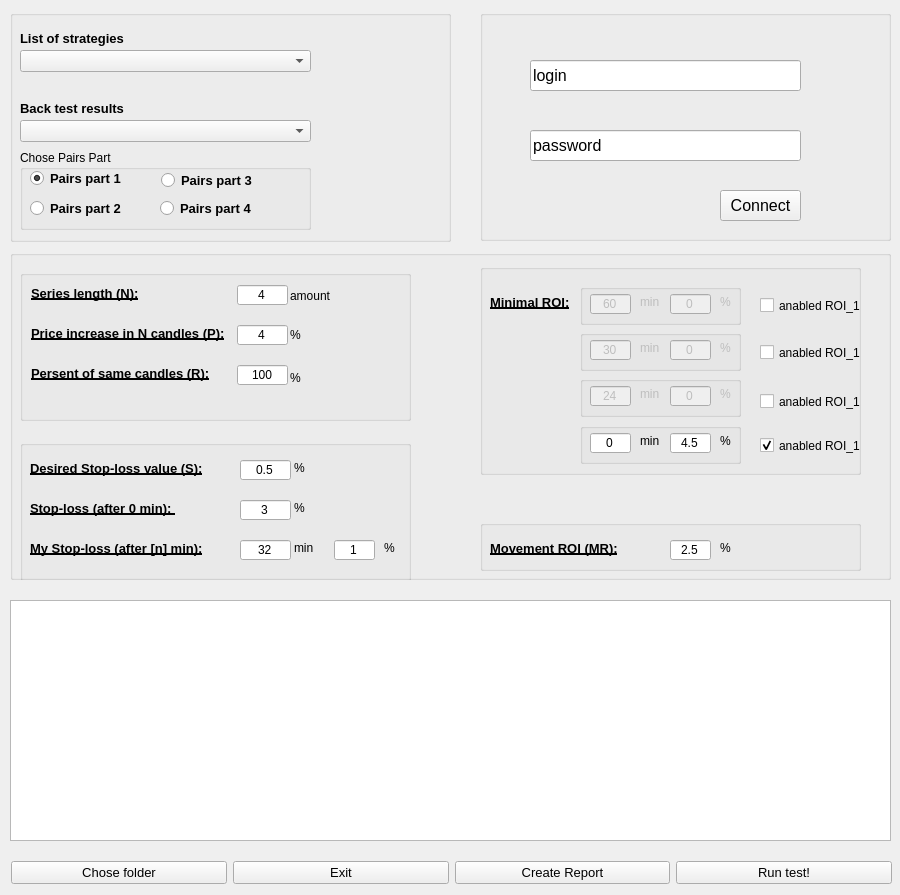
<?xml version="1.0" encoding="UTF-8"?>
<ui version="4.0">
 <class>MainWindow</class>
 <widget class="QMainWindow" name="MainWindow">
  <property name="geometry">
   <rect>
    <x>0</x>
    <y>0</y>
    <width>900</width>
    <height>895</height>
   </rect>
  </property>
  <property name="windowTitle">
   <string>Trading Test</string>
  </property>
  <widget class="QWidget" name="centralwidget">
   <widget class="QListWidget" name="listInfo">
    <property name="geometry">
     <rect>
      <x>10</x>
      <y>600</y>
      <width>881</width>
      <height>241</height>
     </rect>
    </property>
    <property name="horizontalScrollBarPolicy">
     <enum>Qt::ScrollBarAsNeeded</enum>
    </property>
    <property name="sizeAdjustPolicy">
     <enum>QAbstractScrollArea::AdjustIgnored</enum>
    </property>
    <property name="verticalScrollMode">
     <enum>QAbstractItemView::ScrollPerPixel</enum>
    </property>
    <property name="movement">
     <enum>QListView::Free</enum>
    </property>
   </widget>
   <widget class="QGroupBox" name="groupBox">
    <property name="geometry">
     <rect>
      <x>10</x>
      <y>10</y>
      <width>441</width>
      <height>232</height>
     </rect>
    </property>
    <property name="title">
     <string/>
    </property>
    <widget class="QComboBox" name="comboStrategies">
     <property name="geometry">
      <rect>
       <x>10</x>
       <y>40</y>
       <width>291</width>
       <height>22</height>
      </rect>
     </property>
     <property name="currentText">
      <string/>
     </property>
    </widget>
    <widget class="QLabel" name="labelStrategies">
     <property name="geometry">
      <rect>
       <x>10</x>
       <y>20</y>
       <width>141</width>
       <height>16</height>
      </rect>
     </property>
     <property name="font">
      <font>
       <pointsize>10</pointsize>
       <weight>75</weight>
       <bold>true</bold>
      </font>
     </property>
     <property name="text">
      <string>List of strategies</string>
     </property>
    </widget>
    <widget class="QComboBox" name="comboBackTest">
     <property name="geometry">
      <rect>
       <x>10</x>
       <y>110</y>
       <width>291</width>
       <height>22</height>
      </rect>
     </property>
     <property name="currentText">
      <string/>
     </property>
    </widget>
    <widget class="QLabel" name="labelBackTest">
     <property name="geometry">
      <rect>
       <x>10</x>
       <y>90</y>
       <width>171</width>
       <height>16</height>
      </rect>
     </property>
     <property name="font">
      <font>
       <pointsize>10</pointsize>
       <weight>75</weight>
       <bold>true</bold>
      </font>
     </property>
     <property name="text">
      <string>Back test results</string>
     </property>
    </widget>
    <widget class="QGroupBox" name="gbPairsParts">
     <property name="geometry">
      <rect>
       <x>10</x>
       <y>140</y>
       <width>291</width>
       <height>80</height>
      </rect>
     </property>
     <property name="title">
      <string>Chose Pairs Part</string>
     </property>
     <widget class="QRadioButton" name="rbPairsPart1">
      <property name="geometry">
       <rect>
        <x>10</x>
        <y>20</y>
        <width>111</width>
        <height>17</height>
       </rect>
      </property>
      <property name="font">
       <font>
        <pointsize>10</pointsize>
        <weight>75</weight>
        <bold>true</bold>
       </font>
      </property>
      <property name="text">
       <string>Pairs part 1</string>
      </property>
      <property name="checked">
       <bool>true</bool>
      </property>
     </widget>
     <widget class="QRadioButton" name="rbPairsPart3">
      <property name="geometry">
       <rect>
        <x>141</x>
        <y>20</y>
        <width>111</width>
        <height>20</height>
       </rect>
      </property>
      <property name="font">
       <font>
        <pointsize>10</pointsize>
        <weight>75</weight>
        <bold>true</bold>
       </font>
      </property>
      <property name="text">
       <string>Pairs part 3</string>
      </property>
     </widget>
     <widget class="QRadioButton" name="rbPairsPart2">
      <property name="geometry">
       <rect>
        <x>10</x>
        <y>50</y>
        <width>111</width>
        <height>17</height>
       </rect>
      </property>
      <property name="font">
       <font>
        <pointsize>10</pointsize>
        <weight>75</weight>
        <bold>true</bold>
       </font>
      </property>
      <property name="text">
       <string>Pairs part 2</string>
      </property>
     </widget>
     <widget class="QRadioButton" name="rbPairsPart4">
      <property name="geometry">
       <rect>
        <x>140</x>
        <y>50</y>
        <width>111</width>
        <height>17</height>
       </rect>
      </property>
      <property name="font">
       <font>
        <pointsize>10</pointsize>
        <weight>75</weight>
        <bold>true</bold>
       </font>
      </property>
      <property name="text">
       <string>Pairs part 4</string>
      </property>
     </widget>
    </widget>
   </widget>
   <widget class="QGroupBox" name="groupBox_2">
    <property name="enabled">
     <bool>true</bool>
    </property>
    <property name="geometry">
     <rect>
      <x>10</x>
      <y>250</y>
      <width>881</width>
      <height>330</height>
     </rect>
    </property>
    <property name="autoFillBackground">
     <bool>false</bool>
    </property>
    <property name="title">
     <string/>
    </property>
    <property name="flat">
     <bool>false</bool>
    </property>
    <widget class="QGroupBox" name="groupBox_3">
     <property name="geometry">
      <rect>
       <x>10</x>
       <y>20</y>
       <width>391</width>
       <height>151</height>
      </rect>
     </property>
     <property name="title">
      <string/>
     </property>
     <property name="flat">
      <bool>true</bool>
     </property>
     <widget class="QLineEdit" name="lineEdit_R">
      <property name="geometry">
       <rect>
        <x>217</x>
        <y>95</y>
        <width>51</width>
        <height>20</height>
       </rect>
      </property>
      <property name="text">
       <string>100</string>
      </property>
      <property name="alignment">
       <set>Qt::AlignCenter</set>
      </property>
     </widget>
     <widget class="QLabel" name="lbR1">
      <property name="geometry">
       <rect>
        <x>11</x>
        <y>95</y>
        <width>189</width>
        <height>16</height>
       </rect>
      </property>
      <property name="font">
       <font>
        <pointsize>10</pointsize>
        <weight>75</weight>
        <bold>true</bold>
        <underline>true</underline>
       </font>
      </property>
      <property name="text">
       <string>Persent of same candles (R):</string>
      </property>
     </widget>
     <widget class="QLabel" name="label_5">
      <property name="geometry">
       <rect>
        <x>270</x>
        <y>100</y>
        <width>21</width>
        <height>16</height>
       </rect>
      </property>
      <property name="text">
       <string>%</string>
      </property>
     </widget>
     <widget class="QLabel" name="lbN1">
      <property name="geometry">
       <rect>
        <x>11</x>
        <y>15</y>
        <width>114</width>
        <height>16</height>
       </rect>
      </property>
      <property name="font">
       <font>
        <pointsize>10</pointsize>
        <weight>75</weight>
        <bold>true</bold>
        <underline>true</underline>
       </font>
      </property>
      <property name="text">
       <string>Series length (N):</string>
      </property>
     </widget>
     <widget class="QLabel" name="label">
      <property name="geometry">
       <rect>
        <x>270</x>
        <y>18</y>
        <width>47</width>
        <height>16</height>
       </rect>
      </property>
      <property name="text">
       <string>amount</string>
      </property>
     </widget>
     <widget class="QLabel" name="label_4">
      <property name="geometry">
       <rect>
        <x>270</x>
        <y>57</y>
        <width>21</width>
        <height>16</height>
       </rect>
      </property>
      <property name="text">
       <string>%</string>
      </property>
     </widget>
     <widget class="QLineEdit" name="lineEdit_N">
      <property name="geometry">
       <rect>
        <x>217</x>
        <y>15</y>
        <width>51</width>
        <height>20</height>
       </rect>
      </property>
      <property name="text">
       <string>4</string>
      </property>
      <property name="alignment">
       <set>Qt::AlignCenter</set>
      </property>
     </widget>
     <widget class="QLabel" name="lbP1">
      <property name="geometry">
       <rect>
        <x>11</x>
        <y>55</y>
        <width>200</width>
        <height>16</height>
       </rect>
      </property>
      <property name="font">
       <font>
        <pointsize>10</pointsize>
        <weight>75</weight>
        <bold>true</bold>
        <underline>true</underline>
       </font>
      </property>
      <property name="text">
       <string>Price increase in N candles (P):</string>
      </property>
     </widget>
     <widget class="QLineEdit" name="lineEdit_P">
      <property name="geometry">
       <rect>
        <x>217</x>
        <y>55</y>
        <width>51</width>
        <height>20</height>
       </rect>
      </property>
      <property name="text">
       <string>4</string>
      </property>
      <property name="alignment">
       <set>Qt::AlignCenter</set>
      </property>
     </widget>
    </widget>
    <widget class="QGroupBox" name="groupBox_4">
     <property name="geometry">
      <rect>
       <x>470</x>
       <y>14</y>
       <width>381</width>
       <height>211</height>
      </rect>
     </property>
     <property name="title">
      <string/>
     </property>
     <property name="flat">
      <bool>true</bool>
     </property>
     <widget class="QCheckBox" name="checkROI_1">
      <property name="geometry">
       <rect>
        <x>280</x>
        <y>33</y>
        <width>101</width>
        <height>17</height>
       </rect>
      </property>
      <property name="text">
       <string>anabled ROI_1</string>
      </property>
     </widget>
     <widget class="QGroupBox" name="gBox_ROI_3">
      <property name="enabled">
       <bool>false</bool>
      </property>
      <property name="geometry">
       <rect>
        <x>100</x>
        <y>112</y>
        <width>161</width>
        <height>41</height>
       </rect>
      </property>
      <property name="title">
       <string/>
      </property>
      <widget class="QLineEdit" name="lineEdit_ROI_2_1">
       <property name="geometry">
        <rect>
         <x>10</x>
         <y>10</y>
         <width>41</width>
         <height>20</height>
        </rect>
       </property>
       <property name="text">
        <string>24</string>
       </property>
       <property name="alignment">
        <set>Qt::AlignCenter</set>
       </property>
      </widget>
      <widget class="QLabel" name="label_10">
       <property name="geometry">
        <rect>
         <x>140</x>
         <y>10</y>
         <width>21</width>
         <height>16</height>
        </rect>
       </property>
       <property name="text">
        <string>%</string>
       </property>
      </widget>
      <widget class="QLabel" name="label_15">
       <property name="geometry">
        <rect>
         <x>60</x>
         <y>10</y>
         <width>21</width>
         <height>16</height>
        </rect>
       </property>
       <property name="text">
        <string>min</string>
       </property>
      </widget>
      <widget class="QLineEdit" name="lineEdit_ROI_2_2">
       <property name="geometry">
        <rect>
         <x>90</x>
         <y>10</y>
         <width>41</width>
         <height>20</height>
        </rect>
       </property>
       <property name="text">
        <string>0</string>
       </property>
       <property name="alignment">
        <set>Qt::AlignCenter</set>
       </property>
      </widget>
     </widget>
     <widget class="QLabel" name="lbROI1">
      <property name="geometry">
       <rect>
        <x>10</x>
        <y>30</y>
        <width>79</width>
        <height>16</height>
       </rect>
      </property>
      <property name="font">
       <font>
        <pointsize>10</pointsize>
        <weight>75</weight>
        <bold>true</bold>
        <underline>true</underline>
       </font>
      </property>
      <property name="text">
       <string>Minimal ROI:</string>
      </property>
     </widget>
     <widget class="QGroupBox" name="gBox_ROI_1">
      <property name="enabled">
       <bool>false</bool>
      </property>
      <property name="geometry">
       <rect>
        <x>100</x>
        <y>20</y>
        <width>161</width>
        <height>41</height>
       </rect>
      </property>
      <property name="title">
       <string/>
      </property>
      <widget class="QLineEdit" name="lineEdit_ROI_4_1">
       <property name="geometry">
        <rect>
         <x>10</x>
         <y>10</y>
         <width>41</width>
         <height>20</height>
        </rect>
       </property>
       <property name="inputMethodHints">
        <set>Qt::ImhNone</set>
       </property>
       <property name="text">
        <string>60</string>
       </property>
       <property name="alignment">
        <set>Qt::AlignCenter</set>
       </property>
      </widget>
      <widget class="QLabel" name="label_9">
       <property name="geometry">
        <rect>
         <x>140</x>
         <y>10</y>
         <width>21</width>
         <height>16</height>
        </rect>
       </property>
       <property name="text">
        <string>%</string>
       </property>
      </widget>
      <widget class="QLabel" name="label_14">
       <property name="geometry">
        <rect>
         <x>60</x>
         <y>10</y>
         <width>21</width>
         <height>16</height>
        </rect>
       </property>
       <property name="text">
        <string>min</string>
       </property>
      </widget>
      <widget class="QLineEdit" name="lineEdit_ROI_4_2">
       <property name="geometry">
        <rect>
         <x>90</x>
         <y>10</y>
         <width>41</width>
         <height>20</height>
        </rect>
       </property>
       <property name="text">
        <string>0</string>
       </property>
       <property name="alignment">
        <set>Qt::AlignCenter</set>
       </property>
      </widget>
     </widget>
     <widget class="QGroupBox" name="gBox_ROI_4">
      <property name="geometry">
       <rect>
        <x>100</x>
        <y>159</y>
        <width>161</width>
        <height>41</height>
       </rect>
      </property>
      <property name="title">
       <string/>
      </property>
      <widget class="QLineEdit" name="lineEdit_ROI_1_1">
       <property name="geometry">
        <rect>
         <x>10</x>
         <y>10</y>
         <width>41</width>
         <height>20</height>
        </rect>
       </property>
       <property name="text">
        <string>0</string>
       </property>
       <property name="alignment">
        <set>Qt::AlignCenter</set>
       </property>
      </widget>
      <widget class="QLabel" name="label_11">
       <property name="geometry">
        <rect>
         <x>140</x>
         <y>10</y>
         <width>21</width>
         <height>16</height>
        </rect>
       </property>
       <property name="text">
        <string>%</string>
       </property>
      </widget>
      <widget class="QLabel" name="label_16">
       <property name="geometry">
        <rect>
         <x>60</x>
         <y>10</y>
         <width>21</width>
         <height>16</height>
        </rect>
       </property>
       <property name="text">
        <string>min</string>
       </property>
      </widget>
      <widget class="QLineEdit" name="lineEdit_ROI_1_2">
       <property name="geometry">
        <rect>
         <x>90</x>
         <y>10</y>
         <width>41</width>
         <height>20</height>
        </rect>
       </property>
       <property name="text">
        <string>4.5</string>
       </property>
       <property name="alignment">
        <set>Qt::AlignCenter</set>
       </property>
      </widget>
     </widget>
     <widget class="QCheckBox" name="checkROI_3">
      <property name="geometry">
       <rect>
        <x>280</x>
        <y>129</y>
        <width>101</width>
        <height>17</height>
       </rect>
      </property>
      <property name="text">
       <string>anabled ROI_1</string>
      </property>
     </widget>
     <widget class="QCheckBox" name="checkROI_2">
      <property name="geometry">
       <rect>
        <x>280</x>
        <y>80</y>
        <width>101</width>
        <height>17</height>
       </rect>
      </property>
      <property name="text">
       <string>anabled ROI_1</string>
      </property>
     </widget>
     <widget class="QCheckBox" name="checkROI_4">
      <property name="geometry">
       <rect>
        <x>280</x>
        <y>173</y>
        <width>101</width>
        <height>17</height>
       </rect>
      </property>
      <property name="text">
       <string>anabled ROI_1</string>
      </property>
      <property name="checked">
       <bool>true</bool>
      </property>
     </widget>
     <widget class="QGroupBox" name="gBox_ROI_2">
      <property name="enabled">
       <bool>false</bool>
      </property>
      <property name="geometry">
       <rect>
        <x>100</x>
        <y>66</y>
        <width>161</width>
        <height>41</height>
       </rect>
      </property>
      <property name="title">
       <string/>
      </property>
      <widget class="QLineEdit" name="lineEdit_ROI_3_1">
       <property name="geometry">
        <rect>
         <x>10</x>
         <y>10</y>
         <width>41</width>
         <height>20</height>
        </rect>
       </property>
       <property name="text">
        <string>30</string>
       </property>
       <property name="alignment">
        <set>Qt::AlignCenter</set>
       </property>
      </widget>
      <widget class="QLabel" name="label_19">
       <property name="geometry">
        <rect>
         <x>140</x>
         <y>10</y>
         <width>21</width>
         <height>16</height>
        </rect>
       </property>
       <property name="text">
        <string>%</string>
       </property>
      </widget>
      <widget class="QLabel" name="label_20">
       <property name="geometry">
        <rect>
         <x>60</x>
         <y>10</y>
         <width>21</width>
         <height>16</height>
        </rect>
       </property>
       <property name="text">
        <string>min</string>
       </property>
      </widget>
      <widget class="QLineEdit" name="lineEdit_ROI_3_2">
       <property name="geometry">
        <rect>
         <x>90</x>
         <y>10</y>
         <width>41</width>
         <height>20</height>
        </rect>
       </property>
       <property name="text">
        <string>0</string>
       </property>
       <property name="alignment">
        <set>Qt::AlignCenter</set>
       </property>
      </widget>
     </widget>
    </widget>
    <widget class="QGroupBox" name="groupBox_5">
     <property name="geometry">
      <rect>
       <x>10</x>
       <y>190</y>
       <width>391</width>
       <height>141</height>
      </rect>
     </property>
     <property name="title">
      <string/>
     </property>
     <property name="flat">
      <bool>true</bool>
     </property>
     <widget class="QLabel" name="lbS1">
      <property name="geometry">
       <rect>
        <x>10</x>
        <y>20</y>
        <width>182</width>
        <height>16</height>
       </rect>
      </property>
      <property name="font">
       <font>
        <pointsize>10</pointsize>
        <weight>75</weight>
        <bold>true</bold>
        <underline>true</underline>
       </font>
      </property>
      <property name="text">
       <string>Desired Stop-loss value (S):</string>
      </property>
     </widget>
     <widget class="QLineEdit" name="lineEdit_S">
      <property name="geometry">
       <rect>
        <x>220</x>
        <y>20</y>
        <width>51</width>
        <height>20</height>
       </rect>
      </property>
      <property name="text">
       <string>0.5</string>
      </property>
      <property name="alignment">
       <set>Qt::AlignCenter</set>
      </property>
     </widget>
     <widget class="QLabel" name="lbMyStopL1">
      <property name="geometry">
       <rect>
        <x>10</x>
        <y>100</y>
        <width>191</width>
        <height>16</height>
       </rect>
      </property>
      <property name="font">
       <font>
        <pointsize>10</pointsize>
        <weight>75</weight>
        <bold>true</bold>
        <underline>true</underline>
       </font>
      </property>
      <property name="text">
       <string>My Stop-loss (after [n] min):</string>
      </property>
     </widget>
     <widget class="QLabel" name="lbStopL1">
      <property name="geometry">
       <rect>
        <x>10</x>
        <y>60</y>
        <width>157</width>
        <height>16</height>
       </rect>
      </property>
      <property name="font">
       <font>
        <pointsize>10</pointsize>
        <weight>75</weight>
        <bold>true</bold>
        <underline>true</underline>
       </font>
      </property>
      <property name="text">
       <string>Stop-loss (after 0 min): </string>
      </property>
     </widget>
     <widget class="QLineEdit" name="lineEdit_MySL_2">
      <property name="geometry">
       <rect>
        <x>314</x>
        <y>100</y>
        <width>41</width>
        <height>20</height>
       </rect>
      </property>
      <property name="text">
       <string>1</string>
      </property>
      <property name="alignment">
       <set>Qt::AlignCenter</set>
      </property>
     </widget>
     <widget class="QLabel" name="label_7">
      <property name="geometry">
       <rect>
        <x>274</x>
        <y>60</y>
        <width>21</width>
        <height>16</height>
       </rect>
      </property>
      <property name="text">
       <string>%</string>
      </property>
     </widget>
     <widget class="QLineEdit" name="lineEdit_MySL_1">
      <property name="geometry">
       <rect>
        <x>220</x>
        <y>100</y>
        <width>51</width>
        <height>20</height>
       </rect>
      </property>
      <property name="text">
       <string>32</string>
      </property>
      <property name="alignment">
       <set>Qt::AlignCenter</set>
      </property>
     </widget>
     <widget class="QLineEdit" name="lineEdit_SL">
      <property name="geometry">
       <rect>
        <x>220</x>
        <y>60</y>
        <width>51</width>
        <height>20</height>
       </rect>
      </property>
      <property name="text">
       <string>3</string>
      </property>
      <property name="alignment">
       <set>Qt::AlignCenter</set>
      </property>
     </widget>
     <widget class="QLabel" name="label_18">
      <property name="geometry">
       <rect>
        <x>274</x>
        <y>100</y>
        <width>21</width>
        <height>16</height>
       </rect>
      </property>
      <property name="text">
       <string>min</string>
      </property>
     </widget>
     <widget class="QLabel" name="label_6">
      <property name="geometry">
       <rect>
        <x>274</x>
        <y>20</y>
        <width>21</width>
        <height>16</height>
       </rect>
      </property>
      <property name="text">
       <string>%</string>
      </property>
     </widget>
     <widget class="QLabel" name="label_8">
      <property name="geometry">
       <rect>
        <x>364</x>
        <y>100</y>
        <width>21</width>
        <height>16</height>
       </rect>
      </property>
      <property name="text">
       <string>%</string>
      </property>
     </widget>
    </widget>
    <widget class="QGroupBox" name="groupBox_6">
     <property name="geometry">
      <rect>
       <x>470</x>
       <y>270</y>
       <width>381</width>
       <height>51</height>
      </rect>
     </property>
     <property name="title">
      <string/>
     </property>
     <property name="flat">
      <bool>true</bool>
     </property>
     <widget class="QLabel" name="label_13">
      <property name="geometry">
       <rect>
        <x>240</x>
        <y>20</y>
        <width>21</width>
        <height>16</height>
       </rect>
      </property>
      <property name="text">
       <string>%</string>
      </property>
     </widget>
     <widget class="QLabel" name="lbMR1">
      <property name="geometry">
       <rect>
        <x>10</x>
        <y>20</y>
        <width>136</width>
        <height>16</height>
       </rect>
      </property>
      <property name="font">
       <font>
        <pointsize>10</pointsize>
        <weight>75</weight>
        <bold>true</bold>
        <underline>true</underline>
       </font>
      </property>
      <property name="text">
       <string>Movement ROI (MR):</string>
      </property>
     </widget>
     <widget class="QLineEdit" name="lineEdit_MR">
      <property name="geometry">
       <rect>
        <x>190</x>
        <y>20</y>
        <width>41</width>
        <height>20</height>
       </rect>
      </property>
      <property name="layoutDirection">
       <enum>Qt::LeftToRight</enum>
      </property>
      <property name="text">
       <string>2.5</string>
      </property>
      <property name="alignment">
       <set>Qt::AlignCenter</set>
      </property>
     </widget>
    </widget>
   </widget>
   <widget class="QGroupBox" name="groupBox_7">
    <property name="geometry">
     <rect>
      <x>480</x>
      <y>10</y>
      <width>411</width>
      <height>231</height>
     </rect>
    </property>
    <property name="title">
     <string/>
    </property>
    <widget class="QLineEdit" name="lineEdit_Login">
     <property name="geometry">
      <rect>
       <x>50</x>
       <y>50</y>
       <width>271</width>
       <height>31</height>
      </rect>
     </property>
     <property name="font">
      <font>
       <pointsize>12</pointsize>
       <weight>50</weight>
       <bold>false</bold>
      </font>
     </property>
     <property name="text">
      <string>login</string>
     </property>
    </widget>
    <widget class="QLineEdit" name="lineEdit_Password">
     <property name="geometry">
      <rect>
       <x>50</x>
       <y>120</y>
       <width>271</width>
       <height>31</height>
      </rect>
     </property>
     <property name="font">
      <font>
       <pointsize>12</pointsize>
       <weight>50</weight>
       <bold>false</bold>
      </font>
     </property>
     <property name="text">
      <string>password</string>
     </property>
    </widget>
    <widget class="QPushButton" name="btnConnect">
     <property name="geometry">
      <rect>
       <x>240</x>
       <y>180</y>
       <width>81</width>
       <height>31</height>
      </rect>
     </property>
     <property name="font">
      <font>
       <pointsize>12</pointsize>
      </font>
     </property>
     <property name="text">
      <string>Connect</string>
     </property>
    </widget>
   </widget>
   <widget class="QWidget" name="layoutWidget">
    <property name="geometry">
     <rect>
      <x>11</x>
      <y>860</y>
      <width>881</width>
      <height>26</height>
     </rect>
    </property>
    <layout class="QGridLayout" name="gridLayout">
     <item row="0" column="0">
      <widget class="QPushButton" name="btnBrose">
       <property name="font">
        <font>
         <pointsize>10</pointsize>
        </font>
       </property>
       <property name="layoutDirection">
        <enum>Qt::LeftToRight</enum>
       </property>
       <property name="text">
        <string>Chose folder</string>
       </property>
      </widget>
     </item>
     <item row="0" column="1">
      <widget class="QPushButton" name="btnExit">
       <property name="font">
        <font>
         <pointsize>10</pointsize>
        </font>
       </property>
       <property name="layoutDirection">
        <enum>Qt::LeftToRight</enum>
       </property>
       <property name="text">
        <string>Exit</string>
       </property>
      </widget>
     </item>
     <item row="0" column="2">
      <widget class="QPushButton" name="btnReport">
       <property name="font">
        <font>
         <pointsize>10</pointsize>
        </font>
       </property>
       <property name="text">
        <string>Create Report</string>
       </property>
      </widget>
     </item>
     <item row="0" column="3">
      <widget class="QPushButton" name="btnRunBT">
       <property name="font">
        <font>
         <pointsize>10</pointsize>
        </font>
       </property>
       <property name="text">
        <string>Run test!</string>
       </property>
      </widget>
     </item>
    </layout>
   </widget>
  </widget>
 </widget>
 <resources/>
 <connections/>
</ui>
